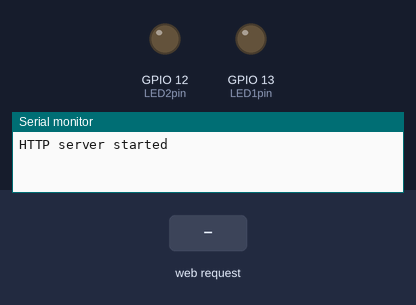
A sketch run on a simulated ESP32. Shown: output pins drawn as LEDs (lit = HIGH), the last lines printed to the serial monitor. Inputs (shaded band) come from the test bench.

Above: at 1.3 s.
1.4 s: HTTP request GET /led1on received
At 1.8 s:
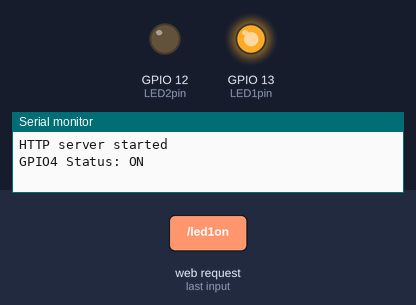
2.9 s: HTTP request GET /led2on received
At 4.1 s:
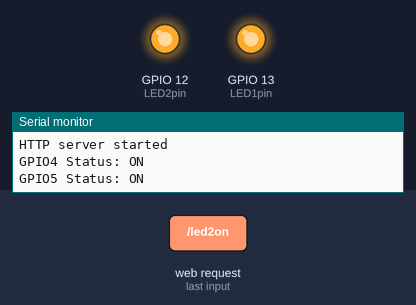
4.4 s: HTTP request GET /led1off received
At 5.3 s:
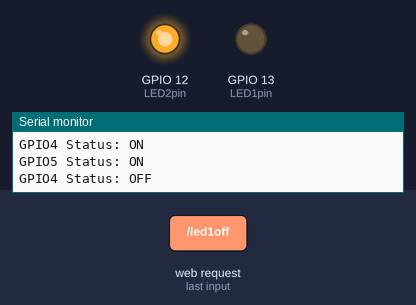
5.9 s: HTTP request GET /led2off received
At 6.4 s:
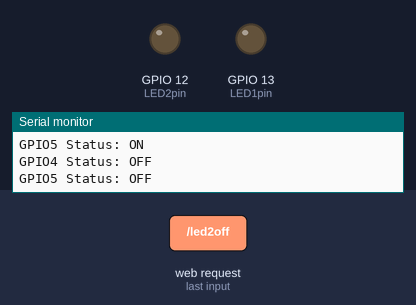
Timing chart, 0 to 8.4 s (numbered marks = the images above; inputs shaded):
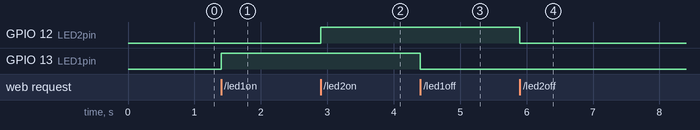

Measured:
- after the input at 1.4 s, GPIO 13 (LED1pin): LOW → HIGH at once
- after the input at 2.9 s, GPIO 12 (LED2pin): LOW → HIGH at once
- after the input at 4.4 s, GPIO 13 (LED1pin): HIGH → LOW at once
- after the input at 5.9 s, GPIO 12 (LED2pin): HIGH → LOW at once

The sketch:

WebServerLocal2Pins.ino
```cpp
#include <WiFi.h>
#include <WebServer.h>

/* Put your SSID & Password */
const char* ssid = "Leiteiro";  // Enter SSID here
const char* password = "kins7215";  //Enter Password here

/* Put IP Address details */
IPAddress local_ip(192,168,1,99);
IPAddress gateway(192,168,1,1);
IPAddress subnet(255,255,255,0);

WebServer server(80);

uint8_t LED1pin = 13;
bool LED1status = LOW;

uint8_t LED2pin = 12;
bool LED2status = LOW;

void setup() {
  Serial.begin(115200);
  pinMode(LED1pin, OUTPUT);
  pinMode(LED2pin, OUTPUT);

  WiFi.softAP(ssid, password);
  WiFi.softAPConfig(local_ip, gateway, subnet);
  delay(100);

  server.on("/", handle_OnConnect);
  server.on("/led1on", handle_led1on);
  server.on("/led1off", handle_led1off);
  server.on("/led2on", handle_led2on);
  server.on("/led2off", handle_led2off);
  server.onNotFound(handle_NotFound);

  server.begin();
  Serial.println("HTTP server started");
}
void loop() {

  server.handleClient();
  if(LED1status)
  {digitalWrite(LED1pin, HIGH);}
  else
  {digitalWrite(LED1pin, LOW);}

  if(LED2status)
  {digitalWrite(LED2pin, HIGH);}
  else
  {digitalWrite(LED2pin, LOW);}
}

void handle_OnConnect() {
  LED1status = LOW;
  LED2status = LOW;
  Serial.println("GPIO4 Status: OFF | GPIO5 Status: OFF");
  server.send(200, "text/html", SendHTML(LED1status,LED2status));
}


//PRIMEIRO

void handle_led1on() {
  LED1status = HIGH;
  Serial.println("GPIO4 Status: ON");
  server.send(200, "text/html", SendHTML(true,LED2status));
}
void handle_led1off() {
  LED1status = LOW;
  Serial.println("GPIO4 Status: OFF");
  server.send(200, "text/html", SendHTML(false,LED2status));
}
//PRIMEIRO


//SEGUNDO
void handle_led2on() {
  LED2status = HIGH;
  Serial.println("GPIO5 Status: ON");
  server.send(200, "text/html", SendHTML(LED1status,true));
}

void handle_led2off() {
  LED2status = LOW;
  Serial.println("GPIO5 Status: OFF");
  server.send(200, "text/html", SendHTML(LED1status,false));
}
//SEGUNDO

void handle_NotFound(){
  server.send(404, "text/plain", "ERRADO BURRÃO, VAI NO URL SERTO");
}

String SendHTML(uint8_t led1stat, uint8_t led2stat){

  String ptr = "<!DOCTYPE html> <html>\n";
  ptr +="<head><meta name=\"viewport\" content=\"width=device-width, initial-scale=1.0, user-scalable=no\">\n";
  ptr +="<title>LED Control</title>\n";
  ptr +="<style>html { font-family: Helvetica; display: inline-block; margin: 0px auto; text-align: center;}\n";
  ptr +="body{margin-top: 50px;} h1 {color: #444444;margin: 50px auto 20px;} h3 {color: #444444;margin-bottom: 50px;}\n";
  ptr +=".button {display: block;width: 100px;background-color: #3498db;border: none;color: white;padding: 8px 30px;text-decoration: none;font-size: 25px;margin: 0px auto 35px;cursor: pointer;border-radius: 4px;}\n";
  ptr +=".button-on {background-color: #732727;}\n";
  ptr +=".button-on:active {background-color: ##368030;}\n";
  ptr +=".button-off {background-color: #05ff09;}\n";
  ptr +=".button-off:active {background-color: ##c92a1e;}\n";
  ptr +="p {font-size: 14px;color: #888;margin-bottom: 10px;}\n";
  ptr +="</style>\n";
  ptr +="<meta charset=UTF-8>\n";
  ptr += "<meta http-equiv=\"refresh\" content=\"5\"> <!-- Adicione esta linha -->\n";
  ptr +="</head>\n";
  ptr +="<body>\n";
  ptr +="<h1>🚦 Farol da Faixa Automatizada 🚦</h1>\n";
  ptr +="<h3>🚦 Feito por Kinsley Amadi, Luiz Gabriel, Maria luiza, João Gabriel e Gabriel Novais 🚦</h3>\n";

  if(led1stat)
  {ptr +="<p>Iluminação 1: LIGADA</p><a class=\"button button-off\" href=\"/led1off\">Apagar</a>\n";}
  else
  {ptr +="<p>Iluminação 1: DESLIGADA</p><a class=\"button button-on\" href=\"/led1on\">Acender</a>\n";}

  if(led2stat)
  {ptr +="<p>Iluminação 2: LIGADA</p><a class=\"button button-off\" href=\"/led2off\">Apagar</a>\n";}
  else
  {ptr +="<p>Iluminação 2: DESLIGADA</p><a class=\"button button-on\" href=\"/led2on\">Acender</a>\n";}

  ptr +="</body>\n";
  ptr +="</html>\n";
  return ptr;
}
```
